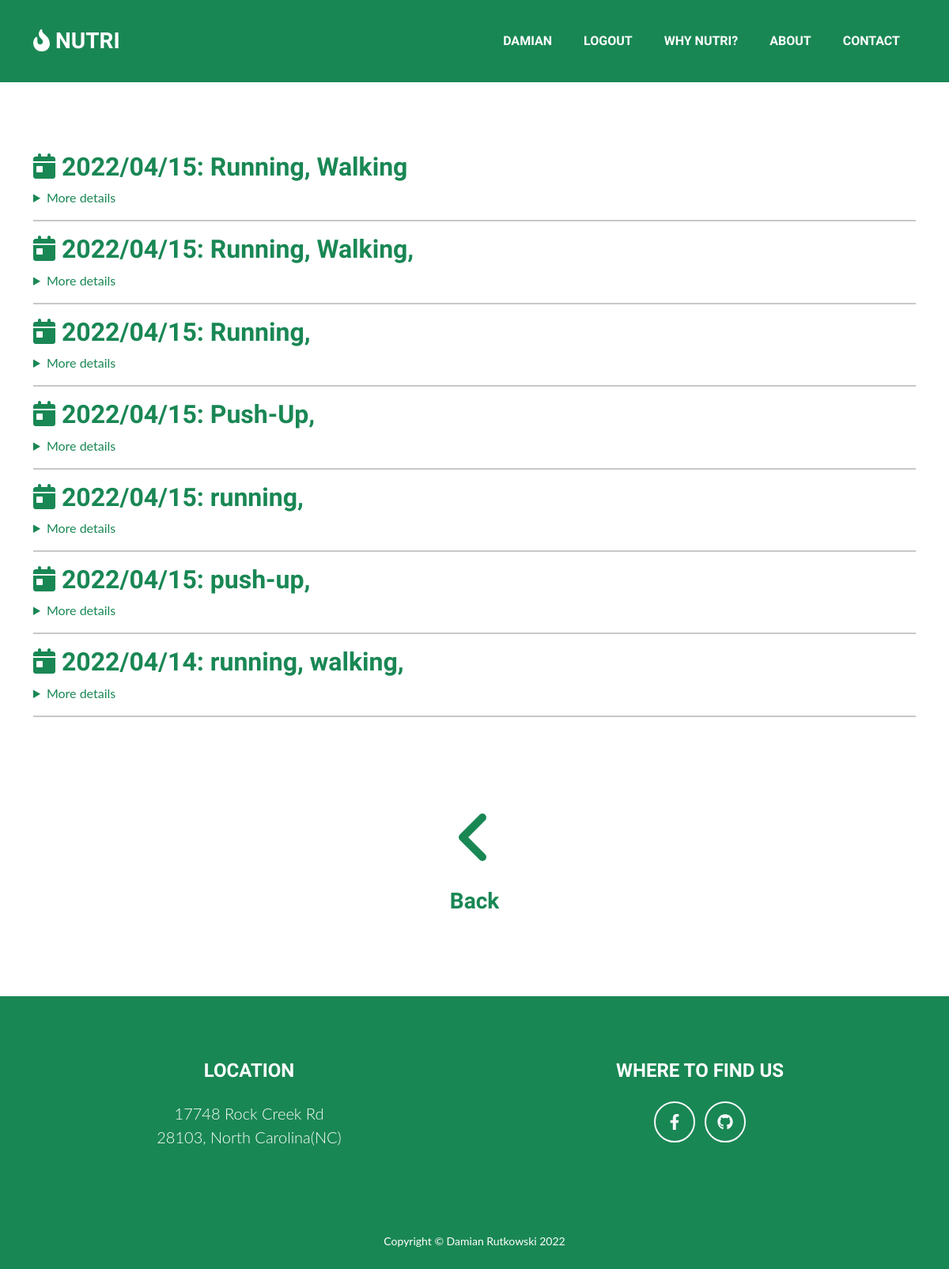
The app's page /profile/exercises/show (signed in) with its own data.
### dbmodels.py (models this page shows)
class User(UserMixin, db.Model):
    id = db.Column(db.Integer, primary_key=True)
    email = db.Column(db.String(250), unique=True, nullable=False)
    password = db.Column(db.String(250), nullable=False)
    name = db.Column(db.String(250), nullable=False)
    age = db.Column(db.Integer, nullable=False)
    gender = db.Column(db.String(10), nullable=False)
    height = db.Column(db.Integer, nullable=False)
    weight = db.Column(db.Integer, nullable=False)
    activity_level = db.Column(db.Integer)
    exercises = db.relationship('Exercise', backref="user")
    meals = db.relationship('Meal', backref="user")

class Exercise(db.Model):
    id = db.Column(db.Integer, primary_key=True)
    name = db.Column(db.String(300))
    duration = db.Column(db.Integer)
    calories_burnt = db.Column(db.Integer)
    date = db.Column(db.String(10))
    user_id = db.Column(db.Integer, db.ForeignKey('user.id'))

### main.py (the view)
@app.route("/profile/exercises/show")
@login_required
def show_exercises():
    exercises = Exercise.query.filter_by(user_id=current_user.id).all()
    return render_template("show_exercise.html", exercises=exercises)

### main.py (called while the page is built)
@login_manager.user_loader
def load_user(user_id):
    return User.query.get(int(user_id))

### templates/show_exercise.html (shortened to what this page needs)
{% extends 'base.html' %}
{% import "bootstrap/wtf.html" as wtf %}
{% block styles %}
{{super()}}
{% endblock %}
{% block content %}
<div class="container mt-5 mb-5">
{% if exercises %}
    {% for exercise in exercises[::-1] %}
<div class="row">
    <div class="col-12">
        <h2 class="text-success">
            <i class="fa-solid fa-calendar-day"></i>
            {{exercise.date}}: {{exercise.name}}
        </h2>
         <details class="text-success">
                      <summary>More details</summary>
                     </details>
                <hr>
    </div>
</div>
    {% endfor %}
    {% else %}
    <h2 class="text-center text-success">No exercises to show yet</h2>
     {% endif %}
      <div class="row text-success text-center mt-5">
                        <div class="col-md-12 col-lg-12 mb-5 mt-5 text-center">
                            <a class="text-decoration-none" href="{{url_for('exercises')}}">
                                <i class="fa-solid fa-angle-left fa-5x text-success"></i>
                                <h3 class="text-center text-success mt-4">Back</h3>
                            </a>
                     </div>
                 </div>
</div>
{% endblock %}

### templates/base.html (shortened to what this page needs)
<!DOCTYPE html>
<html lang="en">
<head>
    {% block styles %}
        <link href="{{ url_for('static', filename='css/styles.css') }}" rel="stylesheet" />
    {% endblock %}
</head>
<body>
    {% include 'nav.html' %}
    {% block content %}
    {% endblock %}
   {% include "footer.html" %}

### templates/nav.html (shortened to what this page needs)
 <nav class="navbar navbar-expand-lg bg-success text-uppercase fixed-top" id="mainNav">
            <div class="container">
                <a class="navbar-brand" href="{{url_for('home')}}"><i class="fa-solid fa-fire-flame-curved"></i> Nutri</a>
                <div class="collapse navbar-collapse" id="navbarResponsive">
                    <ul class="navbar-nav ms-auto">
                        {% if current_user.is_authenticated %}
                        <li class="nav-item mx-0 mx-lg-1"><a class="nav-link py-3 px-0 px-lg-3 rounded" href="{{url_for('profile')}}">{{current_user.name}}</a></li>
                        <li class="nav-item mx-0 mx-lg-1"><a class="nav-link py-3 px-0 px-lg-3 rounded" href="{{url_for('logout')}}">Logout</a></li>
                        {% endif %}
                        <li class="nav-item mx-0 mx-lg-1"><a class="nav-link py-3 px-0 px-lg-3 rounded" href="{{url_for('home')}}#portfolio">Why Nutri?</a></li>
                        <li class="nav-item mx-0 mx-lg-1"><a class="nav-link py-3 px-0 px-lg-3 rounded" href="{{url_for('home')}}#about">About</a></li>
                        <li class="nav-item mx-0 mx-lg-1"><a class="nav-link py-3 px-0 px-lg-3 rounded" href="{{url_for('home')}}#contact">Contact</a></li>
                    </ul>
                </div>
            </div>
        </nav>

### templates/footer.html (shortened to what this page needs)
 <footer id="contact" class="footer text-center bg-success footers footer-one-page">
            <div class="container">
                <div class="row">
                    <div class="col-lg-6 mb-5 mb-lg-0">
                        <h4 class="text-uppercase mb-4">Location</h4>
                        <p class="lead mb-0">
                            17748 Rock Creek Rd
                            <br />
                            28103, North Carolina(NC)
                        </p>
                    </div>
                    <div class="col-lg-6 mb-5 mb-lg-0">
                        <h4 class="text-uppercase mb-4">Where to find us</h4>
                        <a class="btn btn-outline-light btn-social mx-1" href="https://www.facebook.com/drutkoowski"><i class="fab fa-fw fa-facebook-f"></i></a>
                        <a class="btn btn-outline-light btn-social mx-1" href="https://github.com/drutkoowski"><i class="fab fa-fw fa-github"></i></a>
                    </div>
                </div>
            </div>
        </footer>
        <div  class="copyright py-4 bg-success text-center text-white footers">
            <div class="container"><small>Copyright &copy; Damian Rutkowski 2022</small></div>
        </div>
    </body>
</html>

### templates/show_exercise.html (style rules this page uses)
body { display: flex; flex-direction: column; min-height: 100vh; }
.footer-one-page { background-color: #efefef; flex: 0 0 50px; margin-top: auto; }

### records on screen
User: name "DAMIAN"
Exercise: date "2022/04/15", name "Running, Walking"
Exercise: date "2022/04/15", name "Running, Walking,"
Exercise: date "2022/04/15", name "Running,"
Exercise: date "2022/04/15", name "Push-Up,"
Exercise: date "2022/04/15", name "running,"
Exercise: date "2022/04/15", name "push-up,"
Exercise: date "2022/04/14", name "running, walking,"
